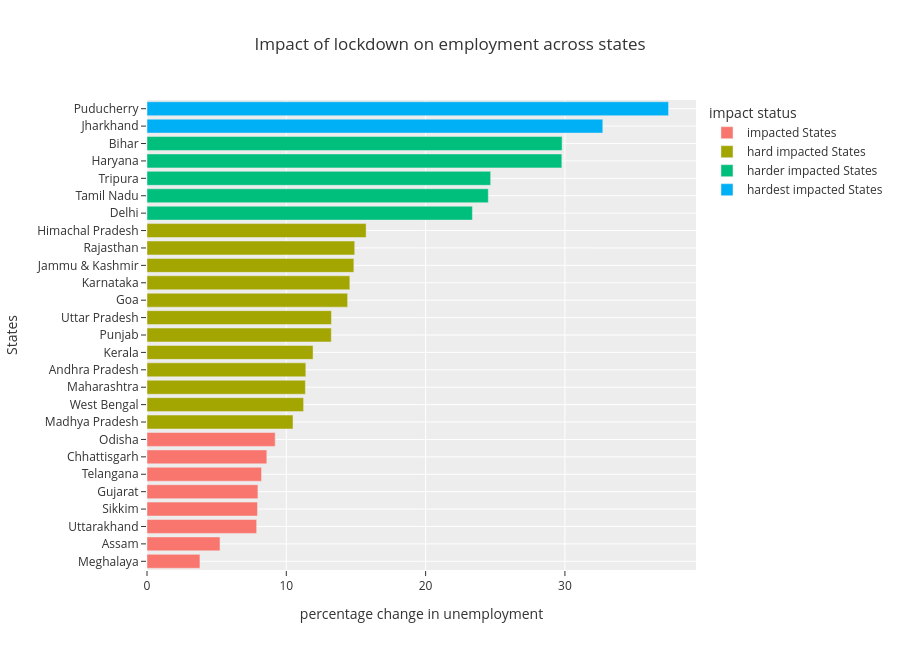

Notebook code cell kept with this figure:
### Code cell
fig = px.bar(plot_per, y='States',x='percentage change in unemployment',color='impact status',
            title='Impact of lockdown on employment across states',template='ggplot2',height=650)


fig.show()

### Figure 1 — Plotly figure (JSON) as saved in the notebook; plotly's stock layout.template omitted (floating-point values rounded to 4 significant figures)
{"data": [{"hovertemplate": "impact status=impacted States<br>percentage change in unemployment=%{x}<br>States=%{y}<extra></extra>", "legendgroup": "impacted States", "marker": {"color": "#F8766D", "pattern": {"shape": ""}}, "name": "impacted States", "orientation": "h", "showlegend": true, "textposition": "auto", "type": "bar", "x": [3.8, 5.24, 7.87, 7.93, 7.96, 8.22, 8.6, 9.2], "xaxis": "x", "y": ["Meghalaya", "Assam", "Uttarakhand", "Sikkim", "Gujarat", "Telangana", "Chhattisgarh", "Odisha"], "yaxis": "y"}, {"hovertemplate": "impact status=hard impacted States<br>percentage change in unemployment=%{x}<br>States=%{y}<extra></extra>", "legendgroup": "hard impacted States", "marker": {"color": "#A3A500", "pattern": {"shape": ""}}, "name": "hard impacted States", "orientation": "h", "showlegend": true, "textposition": "auto", "type": "bar", "x": [10.48, 11.24, 11.37, 11.4, 11.92, 13.23, 13.24, 14.4, 14.56, 14.85, 14.91, 15.73], "xaxis": "x", "y": ["Madhya Pradesh", "West Bengal", "Maharashtra", "Andhra Pradesh", "Kerala", "Punjab", "Uttar Pradesh", "Goa", "Karnataka", "Jammu & Kashmir", "Rajasthan", "Himachal Pradesh"], "yaxis": "y"}, {"hovertemplate": "impact status=harder impacted States<br>percentage change in unemployment=%{x}<br>States=%{y}<extra></extra>", "legendgroup": "harder impacted States", "marker": {"color": "#00BF7D", "pattern": {"shape": ""}}, "name": "harder impacted States", "orientation": "h", "showlegend": true, "textposition": "auto", "type": "bar", "x": [23.36, 24.5, 24.67, 29.78, 29.8], "xaxis": "x", "y": ["Delhi", "Tamil Nadu", "Tripura", "Haryana", "Bihar"], "yaxis": "y"}, {"hovertemplate": "impact status=hardest impacted States<br>percentage change in unemployment=%{x}<br>States=%{y}<extra></extra>", "legendgroup": "hardest impacted States", "marker": {"color": "#00B0F6", "pattern": {"shape": ""}}, "name": "hardest impacted States", "orientation": "h", "showlegend": true, "textposition": "auto", "type": "bar", "x": [32.72, 37.44], "xaxis": "x", "y": ["Jharkhand", "Puducherry"], "yaxis": "y"}], "layout": {"barmode": "relative", "height": 650, "legend": {"title": {"text": "impact status"}, "tracegroupgap": 0}, "title": {"text": "Impact of lockdown on employment across states"}, "xaxis": {"anchor": "y", "domain": [0, 1], "title": {"text": "percentage change in unemployment"}}, "yaxis": {"anchor": "x", "domain": [0, 1], "title": {"text": "States"}}}}
